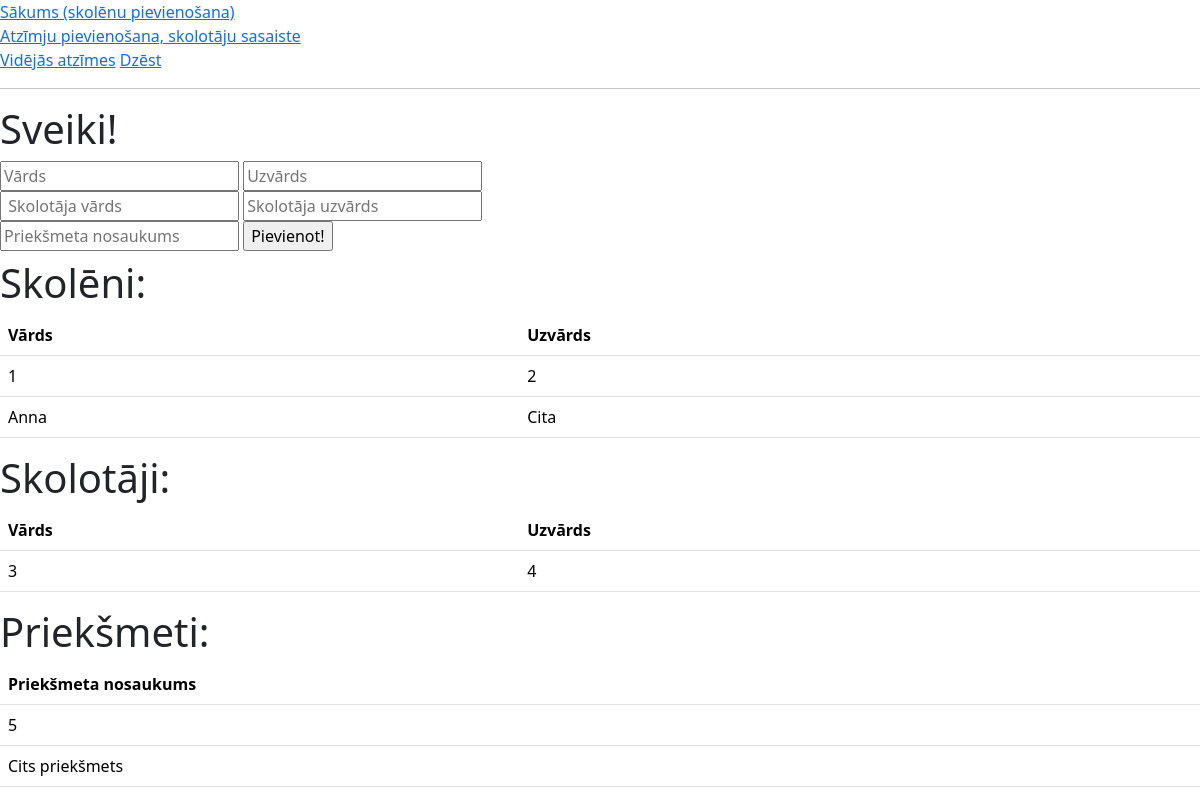
Before: / with the older database file.
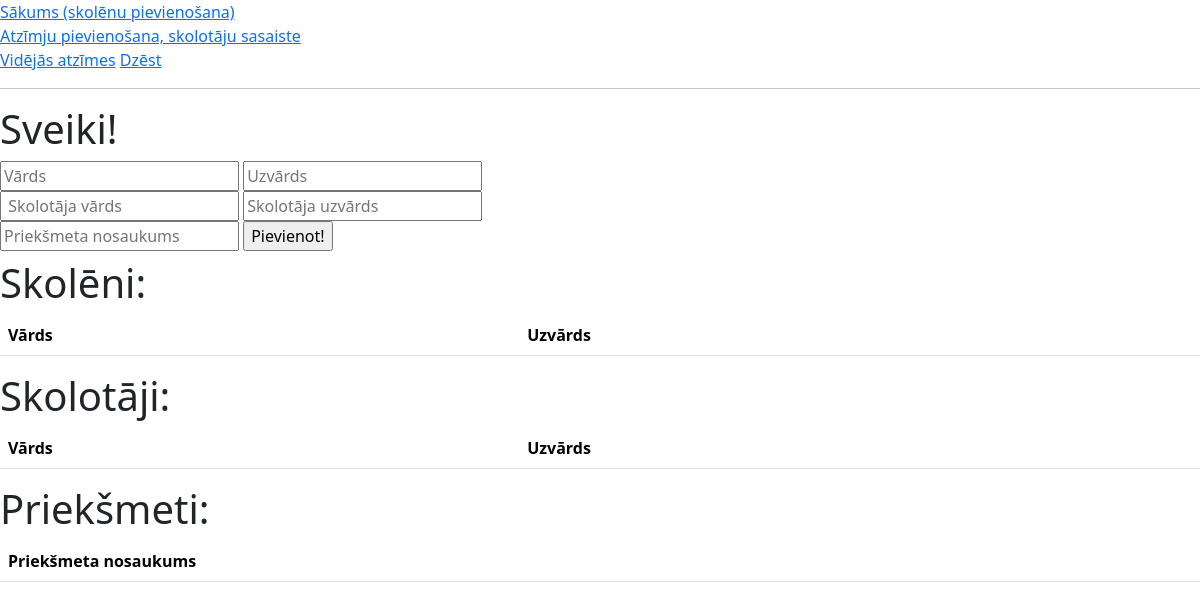
After: the same page with the newer database file.
### tables this page shows
CREATE TABLE skoleni(
        id INTEGER PRIMARY KEY AUTOINCREMENT,
        vards TEXT NOT NULL,
        uzvards TEXT NOT NULL
        );

CREATE TABLE skolotaji(
        id INTEGER PRIMARY KEY AUTOINCREMENT,
        vards TEXT NOT NULL,
        uzvards TEXT NOT NULL
        );

CREATE TABLE prieksmeti(
        id INTEGER PRIMARY KEY AUTOINCREMENT,
        nosaukums TEXT NOT NULL
        );

### main.py (the view, shortened to what this page needs)
@app.route("/", methods=["POST","GET"])
def index():
    skoleni_no_db = iegut_skolenus()
    skolotaji_no_db = iegut_skolotajus()
    prieksmeti_no_db = iegut_prieksmetus()
    return render_template("index.html", skoleni = skoleni_no_db,  skolotaji = skolotaji_no_db, prieksmeti = prieksmeti_no_db)

### dati.py (called while the page is built)
def iegut_skolenus():
    cur = conn.cursor()
    cur.execute(
        """SELECT vards, uzvards, id FROM skoleni"""
    )
    conn.commit()
    dati = cur.fetchall()
    return dati

def iegut_skolotajus():
    cur = conn.cursor()
    cur.execute(
        """SELECT vards, uzvards, id FROM skolotaji"""
    )
    conn.commit()
    dati = cur.fetchall()
    return dati

def iegut_prieksmetus():
    cur = conn.cursor()
    cur.execute(
        """SELECT nosaukums, id FROM prieksmeti"""
    )
    conn.commit()
    dati = cur.fetchall()
    return dati

### templates/index.html (shortened to what this page needs)
<!DOCTYPE html>
<html lang="lv">
    <head>
        <link href="https://cdn.jsdelivr.net/npm/bootstrap@5.3.3/dist/css/bootstrap.min.css" rel="stylesheet">
    </head>
    <body>
<a href="/">Sākums (skolēnu pievienošana)</a><br>
<a href="/pievienot">Atzīmju pievienošana, skolotāju sasaiste</a><br>
<a href="/atzimes">Vidējās atzīmes</a>
<a href="/dzest">Dzēst</a>
<hr>
{% block saturs%}
        <h1>Sveiki!</h1>
        <form method="post">
            <input type="text" id="name" name="name" placeholder="Vārds">
            <input type="text" id="lastname" name="lastname" placeholder="Uzvārds">
<br>
            <input type="text" id="sk_name" name="sk_name" placeholder=" Skolotāja vārds">
            <input type="text" id="sk_lastname" name="sk_lastname" placeholder="Skolotāja uzvārds">
<br>
            <input type="text" id="prieksmets" name="prieksmets" placeholder="Priekšmeta nosaukums">
            <input type="submit" value="Pievienot!">
        </form>
<h1>Skolēni:</h1>
        <table class="table">
            <tr>
                <th>Vārds</th>
                <th>Uzvārds</th>
            </tr>
            {% for viens in skoleni %}
            <tr>
            <td>{{viens[0]}}</td>
            <td>{{viens[1]}}</td>
            </tr>
            {% endfor %}
        </table>
        <h1>Skolotāji:</h1>
        <table class="table">
            <tr>
                <th>Vārds</th>
                <th>Uzvārds</th>
            </tr>
            {% for viens in skolotaji %}
            <tr>
            <td>{{viens[0]}}</td>
            <td>{{viens[1]}}</td>
            </tr>
            {% endfor %}
        </table>
        <h1>Priekšmeti:</h1>
        <table class="table">
            <tr>
                <th>Priekšmeta nosaukums</th>
            </tr>
            {% for viens in prieksmeti %}
            <tr>
            <td>{{viens[0]}}</td>
            </tr>
            {% endfor %}
        </table>
{% endblock %}
    </body>
</html>

Changed rows visible on the page:
removed skoleni: vards "1", uzvards "2"
removed skoleni: vards "Anna", uzvards "Cita"
removed skolotaji: vards "3", uzvards "4"
removed prieksmeti: nosaukums "5"
removed prieksmeti: nosaukums "Cits priekšmets"
